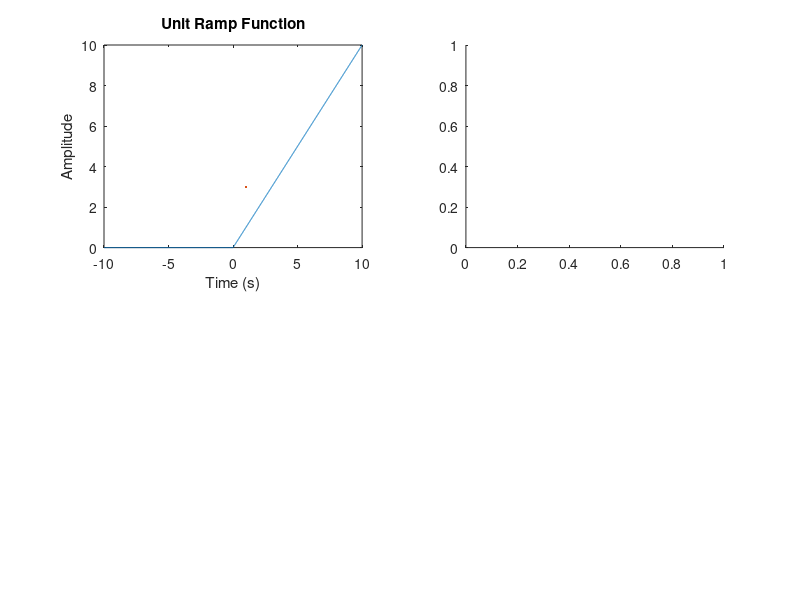

Write MATLAB code to recreate this figure. (Note: this script raises an error after producing the figure.)
% unit ramp continuous
t=-10:0.01:10;
ramp=t.*(t>=0);
subplot(2,2,1);
plot(t,ramp,LineWidth=3);
title('Unit Ramp Function');
xlabel('Time (s)');
ylabel('Amplitude');

% unit ramp discrete
n=-10:10;
ramp=n.*(n>=0);
subplot(2,2,2);
stem(n,ramp,LineWidth=3);
title('Unit Ramp Function');
xlabel('N');
ylabel('Amplitude');

%ramp of slope m, discrete 
function rd(no,m)
n=-10:10;
rampd=m*(n-no).*((n-no)>=0);
subplot(2,2,3);
stem(n,rampd,LineWidth=3);
title('Custom Ramp Function Discrete');
xlabel('N');
ylabel('Amplitude');
end
rd(2,6);

%ramp of slope m, continuous 
function rc(to,m)
t=-10:10;
rampd=m*(t-to).*((t-to)>=0);
subplot(2,2,4);
plot(t,rampd,LineWidth=3);
title('Custom Ramp Function Continuous');
xlabel('T');
ylabel('Amplitude');
end
rc(2,-8);
